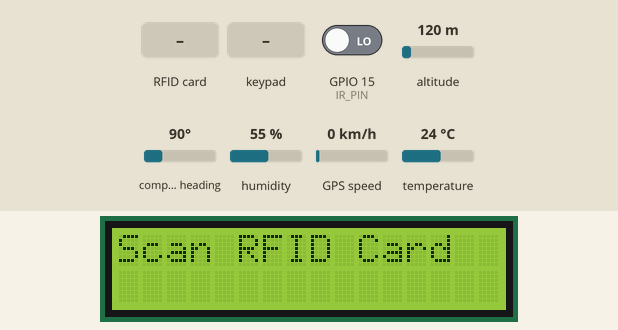
A sketch run on a simulated ESP32. Parts: 16×2 character LCD. The test bench sets the inputs (shaded band); at power-on: GPIO 15 (IR_PIN) LOW, altitude 120 m, compass heading 90°, humidity 55 %, GPS speed 0 km/h, temperature 24 °C. WiFi joins after 1.5 s; servers stay silent unless stated; the local clock reads 2024-03-15 10:24:30 at power-on unless the sketch sets it; the GPS gets a fix after 3 s at 37.7749, -122.4194 with 8 satellites; what the sketch prints to the serial monitor is not drawn.

Above: at 4.8 s.
4.9 s: RFID card 23 BE C9 06 held to the reader
At 5.5 s:
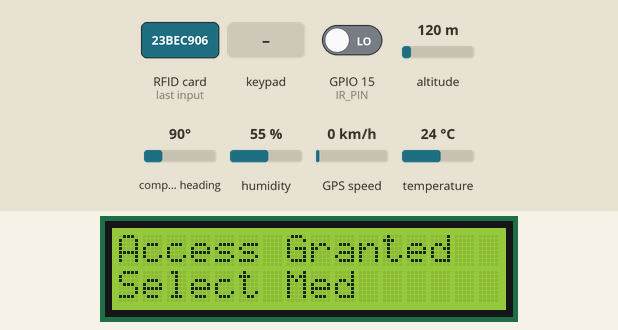
6.4 s: key '1' pressed
At 6.9 s:
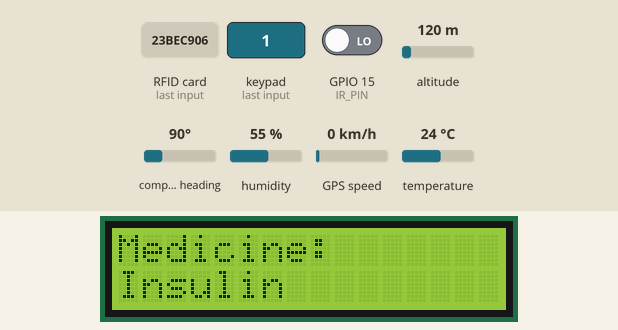
9.9 s: RFID card 23 BE C9 06 held to the reader
At 10.5 s:
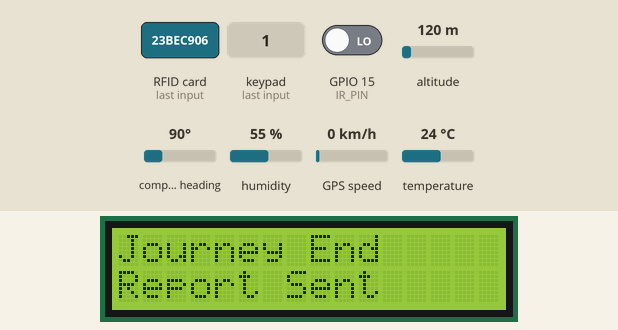
Timing chart, 0 to 12.9 s (numbered marks = the images above; inputs shaded):
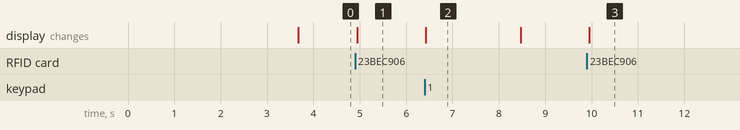

Measured:
- after the input at 4.9 s, the display: changes after 0.05 s (image 1)
- after the input at 6.4 s, the display: changes at once (image 2)
- after the input at 9.9 s, the display: changes after 0.05 s (image 3)
- what the display in image 2 shows lasts 2.1 s, from 6.4 s to 8.5 s

The sketch:

ColdChainMonitoring.ino
```cpp
#include <WiFi.h>
#include <ESP_Mail_Client.h>
#include <SPI.h>
#include <MFRC522.h>
#include <TinyGPS++.h>
#include <Keypad.h>
#include <Wire.h>
#include <LiquidCrystal_I2C.h>
#include <time.h>
#include <DHT.h>


// ---------------- WIFI ----------------
const char* ssid = "STARFETCHINNOVATIONS";
const char* password = "Star@fetch1440";

// ---------------- EMAIL ----------------
#define SMTP_HOST "smtp.gmail.com"
#define SMTP_PORT 465
#define AUTHOR_EMAIL "saichaitanyaavugaddi27@gmail.com"
#define AUTHOR_PASSWORD "nyilgdrzuxsnzane"
#define RECIPIENT_EMAIL "saichaitanyaavugaddi27@gmail.com"

// ---------------- SMTP ----------------
SMTPSession smtp;

// ---------------- RFID ----------------
#define SS_PIN 5
#define RST_PIN 27
MFRC522 rfid(SS_PIN, RST_PIN);
// ---------------- DHT11 ----------------
#define DHTPIN 2
#define DHTTYPE DHT11

DHT dht(DHTPIN, DHTTYPE);

// ---------------- IR SENSOR ----------------
#define IR_PIN 15

// ---------------- GPS ----------------
TinyGPSPlus gps;
HardwareSerial gpsSerial(2);
const byte ROWS = 4;
const byte COLS = 4;

char keys[ROWS][COLS] =
{
  {'1','2','3','A'},
  {'4','5','6','B'},
  {'7','8','9','C'},
  {'*','0','#','D'}
};

byte rowPins[ROWS] = {13,12,14,26};
byte colPins[COLS] = {25,33,32,4};

Keypad keypad = Keypad(makeKeymap(keys), rowPins, colPins, ROWS, COLS);
LiquidCrystal_I2C lcd(0x27, 16, 2);
// ---------------- AUTH ----------------
String authorizedUID = "23BEC906";
String uid = "";

// ---------------- STATE ----------------
int state = 0;
// 0 = WAIT CARD
// 1 = MEDICINE SELECT
// 2 = JOURNEY ACTIVE

// ---------------- MEDICINE ----------------
int medicine = 0;
String medName;
float currentTemp = 0;

float minAllowedTemp = 0;
float maxAllowedTemp = 0;

bool tempBreachSent = false;


// ---------------- LOCATION ----------------
String lat = "NO FIX";
String lng = "NO FIX";

// ---------------- TIMER ----------------
unsigned long lastCheck = 0;
unsigned long lastMailTime = 0;

// ---------------- IR FLAG ----------------
bool irBreachSent = false;
int defaultIR = HIGH;
// ---------------- TRIP REPORT ----------------
String startTime = "";
String endTime = "";

float minTemp = 999;
float maxTemp = -999;
float tempSum = 0;
int tempCount = 0;

int breachCount = 0;
int tamperCount = 0;
String breachDetails = "";
String tamperDetails = "";

String startLat = "";
String startLng = "";

String endLat = "";
String endLng = "";

// ---------------- TIME ----------------
const char* ntpServer = "pool.ntp.org";
const long gmtOffset_sec = 19800;
const int daylightOffset_sec = 0;

String getTimeNow()
{
  struct tm timeinfo;

  if (!getLocalTime(&timeinfo))
    return "TIME ERROR";

  char buffer[30];
  strftime(buffer, sizeof(buffer), "%H:%M:%S", &timeinfo);

  return String(buffer);
}
void setMedicine(int m)
{
  switch(m)
  {
    case 1:
      medName = "Insulin";
      minAllowedTemp = 2;
      maxAllowedTemp = 8;
      break;

    case 2:
      medName = "Polio Vaccine";
      minAllowedTemp = 2;
      maxAllowedTemp = 8;
      break;

    case 3:
      medName = "COVID Vaccine";
      minAllowedTemp = -25;
      maxAllowedTemp = -15;
      break;

    case 4:
      medName = "Antibiotics";
      minAllowedTemp = 15;
      maxAllowedTemp = 25;
      break;

    case 5:
      medName = "Blood Sample";
      minAllowedTemp = 2;
      maxAllowedTemp = 6;
      break;
  }
}
// ---------------- MEDICINE SET ----------------


// ---------------- EMAIL FUNCTION ----------------
void sendMail(String subject, String body)
{
  ESP_Mail_Session session;

  session.server.host_name = SMTP_HOST;
  session.server.port = SMTP_PORT;

  session.login.email = AUTHOR_EMAIL;
  session.login.password = AUTHOR_PASSWORD;

  SMTP_Message message;

  message.sender.name = "Cold Chain Monitoring System";
  message.sender.email = AUTHOR_EMAIL;

  message.subject = subject;

  message.addRecipient("User", RECIPIENT_EMAIL);

  message.text.content = body.c_str();

  smtp.connect(&session);

  if (MailClient.sendMail(&smtp, &message))
  {
    Serial.println("EMAIL SENT");
  }
  else
  {
    Serial.println("EMAIL FAILED");
    Serial.println(smtp.errorReason());
  }

  smtp.closeSession();
}

// ---------------- SETUP ----------------
void setup()
{
  Serial.begin(115200);
  lcd.init();
lcd.backlight();

lcd.clear();
lcd.setCursor(0,0);
lcd.print("Cold Chain");
lcd.setCursor(0,1);
lcd.print("System Ready");
delay(2000);

  SPI.begin();
  rfid.PCD_Init();

  pinMode(IR_PIN, INPUT);
  dht.begin();
  gpsSerial.begin(9600, SERIAL_8N1, 16, 17);

  WiFi.begin(ssid, password);

  Serial.print("Connecting WiFi");


  while (WiFi.status() != WL_CONNECTED)
  {
    delay(500);
    Serial.print(".");
  }

  Serial.println();
  Serial.println("WiFi Connected");
  configTime(gmtOffset_sec, daylightOffset_sec, ntpServer);


  Serial.println();
  Serial.println("SCAN THE CARD");
  lcd.clear();
  lcd.setCursor(0,0);
  lcd.print("Scan RFID Card");
}

// ---------------- LOOP ----------------
void loop()
{
  // GPS Update
  while (gpsSerial.available())
  {
    gps.encode(gpsSerial.read());
  }

  if (gps.location.isValid())
  {
    lat = String(gps.location.lat(), 6);
    lng = String(gps.location.lng(), 6);
  }

  // RFID Read
  if (rfid.PICC_IsNewCardPresent() && rfid.PICC_ReadCardSerial())
  {
    uid = "";

    for (byte i = 0; i < rfid.uid.size; i++)
    {
      if (rfid.uid.uidByte[i] < 0x10)
        uid += "0";

      uid += String(rfid.uid.uidByte[i], HEX);
    }

    uid.toUpperCase();

    Serial.println();
    Serial.println("RFID UID : " + uid);

    // JOURNEY START
    if (state == 0 && uid == authorizedUID)
    {
      state = 1;
      startTime = getTimeNow();
      startLat = lat;
      startLng = lng;

      breachDetails = "";
      tamperDetails = "";
      minTemp = 999;
      maxTemp = -999;
      tempSum = 0;
      tempCount = 0;

      breachCount = 0;
      tamperCount = 0;
      defaultIR = digitalRead(IR_PIN);

      Serial.println("ACCESS GRANTED");
      Serial.println("JOURNEY STARTED");
      lcd.clear();
      lcd.setCursor(0,0);
      lcd.print("Access Granted");
      lcd.setCursor(0,1);
      lcd.print("Select Med");

      String msg = "";
      msg += "JOURNEY STARTED\n\n";
      msg += "Latitude : " + lat + "\n";
      msg += "Longitude : " + lng + "\n";
      msg += "Google Maps : https://maps.google.com/?q=" + lat + "," + lng;

      sendMail("Journey Started", msg);

      Serial.println();
      Serial.println("SELECT MEDICINE");
      Serial.println("1. Insulin");
      Serial.println("2. Polio Vaccine");
      Serial.println("3. COVID Vaccine");
      Serial.println("4. Antibiotics");
      Serial.println("5. Blood Sample");
    }

    // JOURNEY END
    else if (state == 2 && uid == authorizedUID)
    {
      state = 0;
      endTime = getTimeNow();
      endLat = lat;
      endLng = lng;
      float avgTemp = 0;

      if(tempCount > 0)
      {
        avgTemp = tempSum / tempCount;
      }

      Serial.println("JOURNEY ENDED");
      lcd.clear();
      lcd.setCursor(0,0);
      lcd.print("Journey End");
      lcd.setCursor(0,1);
      lcd.print("Report Sent");

      String report = "";
      report += "JOURNEY END REPORT\n\n";
      report += "Medicine : " + medName + "\n";
      report += "Start Time : " + startTime + "\n";
      report += "End Time : " + endTime + "\n";

      report += "Min Temp : " + String(minTemp) + " C\n";
      report += "Max Temp : " + String(maxTemp) + " C\n";
      report += "Avg Temp : " + String(avgTemp) + " C\n";
      report += "Start GPS : " + startLat + "," + startLng + "\n";
      report += "End GPS : " + endLat + "," + endLng + "\n\n";
      report += "Breaches : " + String(breachCount) + "\n";
      report += "Tamper : " + String(tamperCount) + "\n";
      if(breachCount > 0)
      {
        report += "\nBREACH DETAILS\n";
        report += breachDetails;
      }

      if(tamperCount > 0)
      {
        report += "\nTAMPER DETAILS\n";
        report += tamperDetails;
      }
      if(breachCount == 0 && tamperCount == 0)
      {
        report += "Result : COMPLIANT\n";
      }
      else
      {
        report += "Result : NON-COMPLIANT\n";
      }
      report += "Latitude : " + lat + "\n";
      report += "Longitude : " + lng + "\n";
      report += "Google Maps : https://maps.google.com/?q=" + lat + "," + lng;

      sendMail("Journey End Report", report);

      irBreachSent = false;
    }

    rfid.PICC_HaltA();
  }

  // MEDICINE SELECT
   // MEDICINE SELECT USING KEYPAD
char key = keypad.getKey();

if (state == 1 && key)
{
  switch(key)
  {
    case '1':
      medicine = 1;
      break;

    case '2':
      medicine = 2;
      break;

    case '3':
      medicine = 3;
      break;

    case '4':
      medicine = 4;
      break;

    case '5':
      medicine = 5;
      break;

    default:
      return;
  }

  setMedicine(medicine);

  Serial.println();
  Serial.println("MEDICINE SELECTED : " + medName);
  Serial.println("MONITORING STARTED");
  lcd.clear();
  lcd.setCursor(0,0);
  lcd.print("Medicine:");
  lcd.setCursor(0,1);
  lcd.print(medName);
  delay(2000);


      state = 2;

  }

  // LIVE MONITOR
  if (state == 2 && millis() - lastCheck > 2000)
  {
    currentTemp = dht.readTemperature();

    if (isnan(currentTemp))
    {
      Serial.println("DHT11 Error");
      return;
    }
    Serial.println("Medicine : " + medName);
    Serial.println("Temperature : " + String(currentTemp) + " C");
    Serial.println("Latitude : " + lat);
    Serial.println("Longitude : " + lng);
    if (millis() - lastMailTime >= 60000)
{
    lastMailTime = millis();

    String statusMail = "";

    statusMail += "LIVE STATUS\n\n";
    statusMail += "Medicine : " + medName + "\n";
    statusMail += "Temperature : " + String(currentTemp) + " C\n";
    statusMail += "Latitude : " + lat + "\n";
    statusMail += "Longitude : " + lng + "\n";
    statusMail += "Google Maps : https://maps.google.com/?q=" + lat + "," + lng;

    sendMail("LIVE STATUS UPDATE", statusMail);

    Serial.println("1 Minute Mail Sent");
}
    lastCheck = millis();
    lcd.clear();
    lcd.setCursor(0,0);
    lcd.print(medName);

    lcd.setCursor(0,1);
    lcd.print(currentTemp);
    lcd.print(" C");

    Serial.println();
    Serial.println("Medicine : " + medName);
    tempSum += currentTemp;
    tempCount++;

    if (currentTemp < minTemp)
      minTemp = currentTemp;

    if (currentTemp > maxTemp)
      maxTemp = currentTemp;
    Serial.println("Temperature : " + String(currentTemp) + " C");
    Serial.println("Latitude : " + lat);
    Serial.println("Longitude : " + lng);

    int currentIR = digitalRead(IR_PIN);
    if(currentIR != defaultIR)
    {
      if(!irBreachSent)
      {
        tamperCount++;

        tamperDetails += "Tamper " + String(tamperCount) + "\n";
        tamperDetails += "Time : " + getTimeNow() + "\n";
        tamperDetails += "GPS : " + lat + "," + lng + "\n\n";

        sendMail("TAMPER ALERT",
                "Unauthorized box opening detected");

        irBreachSent = true;
      }
    }
    else
    {
      irBreachSent = false;
    }
     // TEMPERATURE BREACH
 // TEMPERATURE BREACH
if(currentTemp < minAllowedTemp ||
   currentTemp > maxAllowedTemp)
{
  if(!tempBreachSent)
  {
    breachCount++;

    breachDetails += "Breach " + String(breachCount) + "\n";
    breachDetails += "Time : " + getTimeNow() + "\n";
    breachDetails += "Temp : " + String(currentTemp) + " C\n";
    breachDetails += "GPS : " + lat + "," + lng + "\n\n";

    String alert = "";
    alert += "TEMPERATURE BREACH ALERT\n\n";
    alert += "Medicine : " + medName + "\n";
    alert += "Temperature : " + String(currentTemp) + " C\n";
    alert += "GPS : " + lat + "," + lng + "\n";

    sendMail("TEMPERATURE BREACH ALERT", alert);

    tempBreachSent = true;
  }
}
else
{
  tempBreachSent = false;
}

  }   // state == 2 monitor block end

}     // loop() end
```
